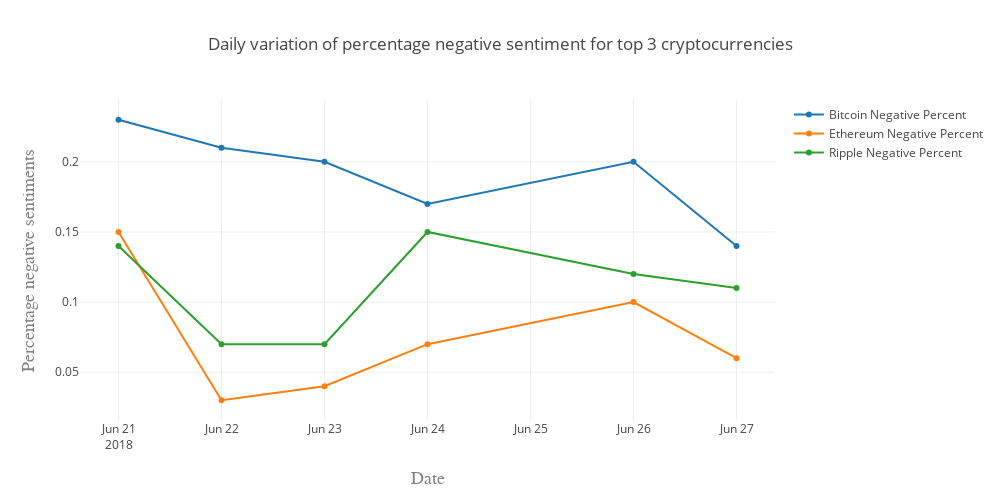

Here is the notebook cell this chart was saved with:
### Code cell
bitcoin_neg_data = go.Scatter(x=currency_sentiments['Date'],
                              y=currency_sentiments['bitcoin_percent_neg'],
                              name='Bitcoin Negative Percent')
ethereum_neg_data = go.Scatter(x=currency_sentiments['Date'],
                              y=currency_sentiments['ethereum_percent_neg'],
                              name='Ethereum Negative Percent')
ripple_neg_data = go.Scatter(x=currency_sentiments['Date'],
                              y=currency_sentiments['ripple_percent_neg'],
                              name='Ripple Negative Percent')
data = [bitcoin_neg_data,ethereum_neg_data,ripple_neg_data]
layout = go.Layout(width=1000,height=500,
    title='Daily variation of percentage negative sentiment for top 3 cryptocurrencies',
    xaxis=dict(title='Date',titlefont=dict(family='Courier New, monospace',size=18,color='#7f7f7f')),
    yaxis=dict(title='Percentage negative sentiments',titlefont=dict( family='Courier New, monospace',size=18,color='#7f7f7f'))
)
fig = go.Figure(data=data, layout=layout)
plotly.offline.iplot(fig)

### Figure 1 — Plotly figure (JSON) as saved in the notebook; plotly's stock layout.template omitted (floating-point values rounded to 4 significant figures)
{"data": [{"name": "Bitcoin Negative Percent", "type": "scatter", "uid": "b6e24f", "x": ["2018-06-21", "2018-06-22", "2018-06-23", "2018-06-24", "2018-06-26", "2018-06-27"], "y": [0.23, 0.21, 0.2, 0.17, 0.2, 0.14]}, {"name": "Ethereum Negative Percent", "type": "scatter", "uid": "db251a", "x": ["2018-06-21", "2018-06-22", "2018-06-23", "2018-06-24", "2018-06-26", "2018-06-27"], "y": [0.15, 0.03, 0.04, 0.07, 0.1, 0.06]}, {"name": "Ripple Negative Percent", "type": "scatter", "uid": "a0a691", "x": ["2018-06-21", "2018-06-22", "2018-06-23", "2018-06-24", "2018-06-26", "2018-06-27"], "y": [0.14, 0.07, 0.07, 0.15, 0.12, 0.11]}], "layout": {"height": 500, "title": "Daily variation of percentage negative sentiment for top 3 cryptocurrencies", "width": 1000, "xaxis": {"autorange": true, "range": ["2018-06-20 15:02:10.1205", "2018-06-27 08:57:49.8795"], "title": "Date", "titlefont": {"color": "#7f7f7f", "family": "Courier New, monospace", "size": 18}, "type": "date"}, "yaxis": {"autorange": true, "range": [0.01592, 0.2441], "title": "Percentage negative sentiments", "titlefont": {"color": "#7f7f7f", "family": "Courier New, monospace", "size": 18}, "type": "linear"}}}
